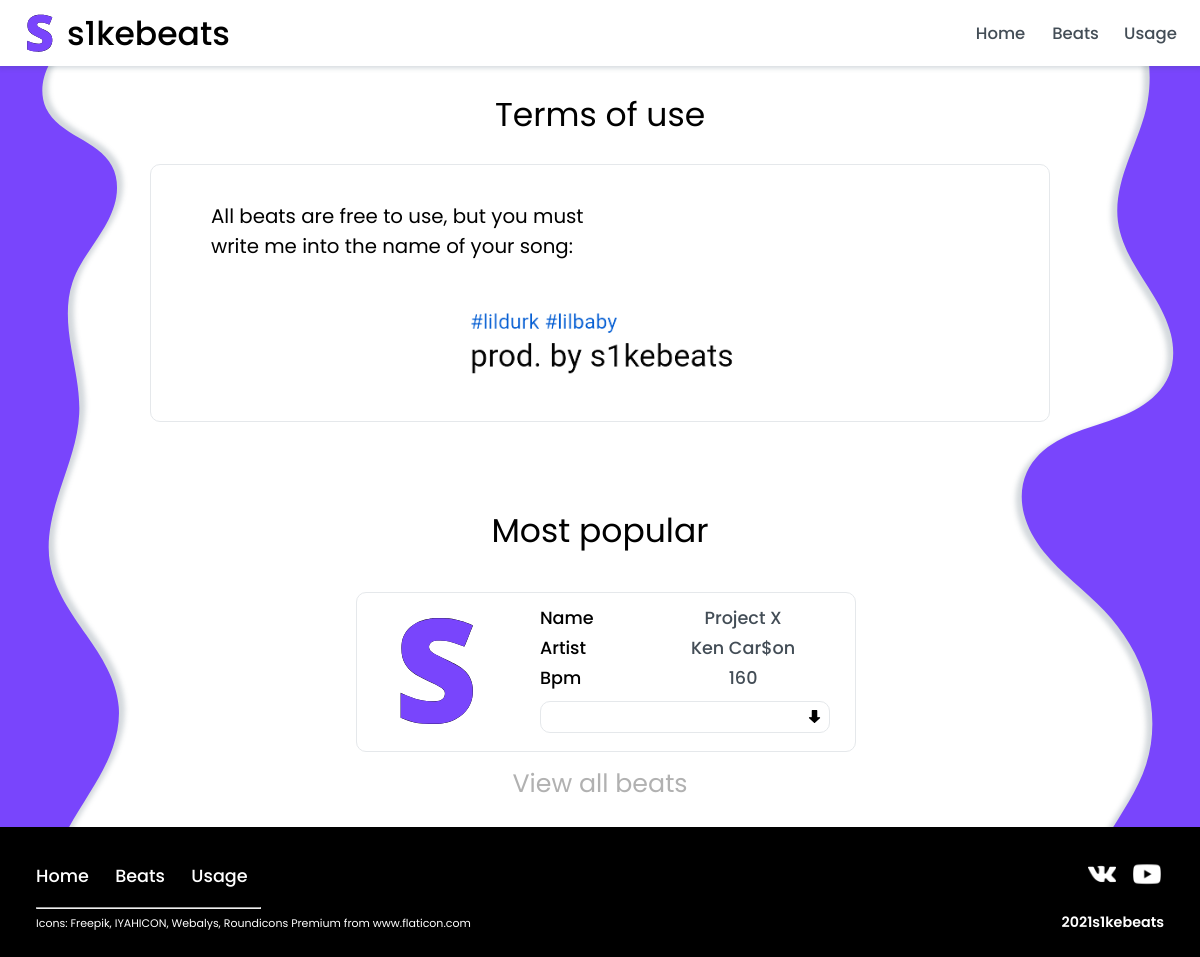
Before: /termsofuse/ with the older database file.
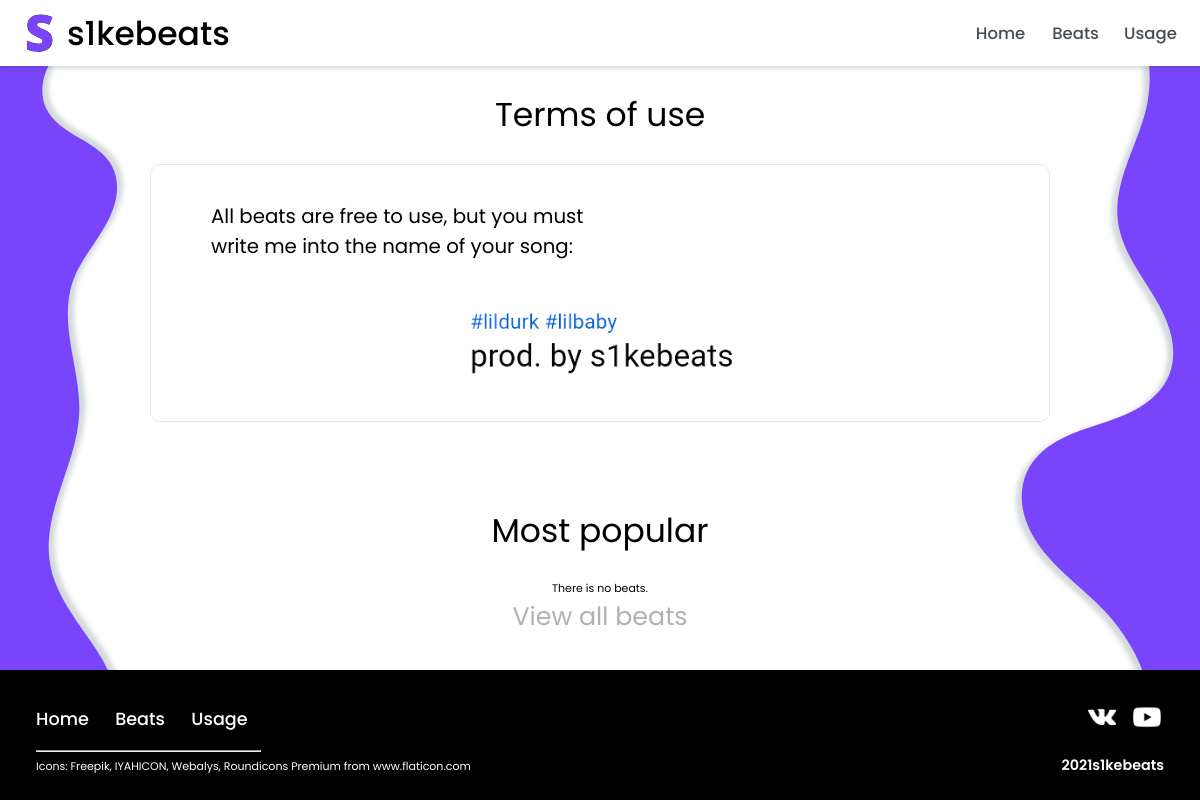
After: the same page with the newer database file.
### beats/models.py (models this page shows, shortened)
class Beat(models.Model):
    name = models.CharField(max_length=50, help_text='Type beat name.')
    bpm = models.SmallIntegerField(help_text='Type BPM for the beat.')
    artist = models.ManyToManyField(Artist, help_text='Select Artists for the beat')
    wrap = models.ImageField(upload_to='media/wraps/', default='media/wraps/S.svg')
    wave = models.FileField(upload_to='media/audio/wave/', default='')
    mp3 = models.FileField(upload_to='media/audio/mp3/', default='')
    def display_artist(self):
        return ', '.join([artist.name for artist in self.artist.all()])
    display_artist.short_description = 'Artist'

class Artist(models.Model):
    name = models.CharField(max_length=50)

### beats/views.py (the view)
# urls.py: path('termsofuse/', views.terms, name='terms'),
def terms(request):
    beat_list = beats_list.reverse()[:2]
    return render(request, 'terms.html', context={'beat_list':beat_list,})

### static/templates/terms.html (shortened to what this page needs)
{% extends "base.html" %}
{% load static %}
{% block css %}
<link rel="stylesheet" href="{% static 'css/terms.css' %}">
<link rel="stylesheet" href="{% static 'css/beats_best.css' %}">
{% endblock %}
{% block content %}
<p class="title">Terms of use</p>
<section class="terms">
    <p>
        All beats are free to use, but you must write me into the name of your song:
    </p>
    <img alt="use 'prod. by s1kebeats' in the name of your song" src="{% static 'images/credit.png' %}">
</section>
<p class="title">Most popular</p>
<div class="beats">
    <div class="beats-wrapper">
    {% if beat_list %}
        {% for beat in beat_list %}
            <div class="beat-wrapper">
                <div class="beat-left">
                    <img alt="wrap-image" class="wrap" src="{{ beat.wrap.url }}" width="158px" height="158px">
                </div>
                <div class="beat-right">
                    <div class="beat-char">
                        <div class="char-title">Name</div>
                        <div class="char-value"><div>{{beat.name}}</div></div>
                    </div>
                    <div class="beat-char">
                        <div class="char-title">Artist</div>
                        <div class="char-value"><div>{{beat.display_artist}}</div></div>
                    </div>
                    <div class="beat-char">
                        <div class="char-title">Bpm</div>
                        <div class="char-value"><div>{{beat.bpm}}</div></div>
                    </div>
                    <div class="player">
                        <div class="player-wrapper">
                            <a href="{{ beat.wave.url }}" class="download"  download="" title="download .wave">&nbsp</a>
                        </div>
                    </div>
                </div>
            </div>
            {% endfor %}
            {% else %}
            <p>There is no beats.</p>
            {% endif %}
        </div>
    <div class="viewallbeats">
        <a href="{% url 'beats' %}">View all beats </a>
    </div>
{% endblock %}

Changed rows visible on the page:
removed Beat: wrap (picture), name "Project X", display_artist "Ken Car$on", bpm "160"
Other visible differences:
text now shown: "There is no beats."
